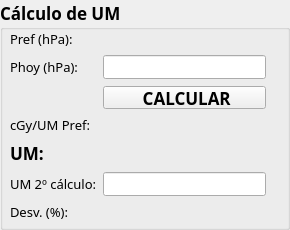
         <widget class="QGroupBox" name="groupBox_4">
          <property name="font">
           <font>
            <family>Lucida Sans</family>
            <pointsize>13</pointsize>
            <bold>true</bold>
           </font>
          </property>
          <property name="title">
           <string>Cálculo de UM</string>
          </property>
          <widget class="QWidget" name="formLayoutWidget_5">
           <property name="geometry">
            <rect>
             <x>10</x>
             <y>30</y>
             <width>271</width>
             <height>191</height>
            </rect>
           </property>
           <layout class="QFormLayout" name="formLayout_8">
            <property name="verticalSpacing">
             <number>7</number>
            </property>
            <property name="rightMargin">
             <number>15</number>
            </property>
            <item row="0" column="0">
             <widget class="QLabel" name="label_14">
              <property name="font">
               <font>
                <family>Lucida Sans</family>
                <pointsize>10</pointsize>
                <bold>false</bold>
               </font>
              </property>
              <property name="text">
               <string>Pref (hPa):</string>
              </property>
             </widget>
            </item>
            <item row="1" column="0">
             <widget class="QLabel" name="label_15">
              <property name="font">
               <font>
                <family>Lucida Sans</family>
                <pointsize>10</pointsize>
                <bold>false</bold>
               </font>
              </property>
              <property name="text">
               <string>Phoy (hPa):</string>
              </property>
             </widget>
            </item>
            <item row="3" column="0">
             <widget class="QLabel" name="label_16">
              <property name="font">
               <font>
                <family>Lucida Sans</family>
                <pointsize>10</pointsize>
                <bold>false</bold>
               </font>
              </property>
              <property name="text">
               <string>cGy/UM Pref:</string>
              </property>
             </widget>
            </item>
            <item row="4" column="0">
             <widget class="QLabel" name="label_17">
              <property name="text">
               <string>UM:</string>
              </property>
             </widget>
            </item>
            <item row="4" column="1">
             <widget class="QLabel" name="UM_label">
              <property name="text">
               <string/>
              </property>
              <property name="alignment">
               <set>Qt::AlignmentFlag::AlignCenter</set>
              </property>
             </widget>
            </item>
            <item row="5" column="0">
             <widget class="QLabel" name="label_19">
              <property name="font">
               <font>
                <family>Lucida Sans</family>
                <pointsize>10</pointsize>
                <bold>false</bold>
               </font>
              </property>
              <property name="text">
               <string>UM 2º cálculo:</string>
              </property>
             </widget>
            </item>
            <item row="0" column="1">
             <widget class="QLabel" name="label_pref">
              <property name="font">
               <font>
                <family>Lucida Sans</family>
                <pointsize>10</pointsize>
                <bold>false</bold>
               </font>
              </property>
              <property name="text">
               <string/>
              </property>
              <property name="alignment">
               <set>Qt::AlignmentFlag::AlignCenter</set>
              </property>
             </widget>
            </item>
            <item row="3" column="1">
             <widget class="QLabel" name="output_label">
              <property name="font">
               <font>
                <family>Lucida Sans</family>
                <pointsize>10</pointsize>
                <bold>false</bold>
               </font>
              </property>
              <property name="text">
               <string/>
              </property>
              <property name="alignment">
               <set>Qt::AlignmentFlag::AlignCenter</set>
              </property>
             </widget>
            </item>
            <item row="1" column="1">
             <widget class="QLineEdit" name="ptoday_edit">
              <property name="font">
               <font>
                <family>Lucida Sans</family>
                <pointsize>10</pointsize>
                <bold>false</bold>
               </font>
              </property>
              <property name="alignment">
               <set>Qt::AlignmentFlag::AlignCenter</set>
              </property>
             </widget>
            </item>
            <item row="5" column="1">
             <widget class="QLineEdit" name="SecondEdit">
              <property name="font">
               <font>
                <family>Lucida Sans</family>
                <pointsize>10</pointsize>
                <bold>false</bold>
               </font>
              </property>
              <property name="alignment">
               <set>Qt::AlignmentFlag::AlignCenter</set>
              </property>
             </widget>
            </item>
            <item row="2" column="0">
             <spacer name="horizontalSpacer">
              <property name="orientation">
               <enum>Qt::Orientation::Horizontal</enum>
              </property>
              <property name="sizeHint" stdset="0">
               <size>
                <width>40</width>
                <height>20</height>
               </size>
              </property>
             </spacer>
            </item>
            <item row="2" column="1">
             <widget class="QPushButton" name="calcular">
              <property name="text">
               <string> CALCULAR</string>
              </property>
              <property name="icon">
               <iconset resource="main.qrc">
                <normaloff>:/icons/res/calc-icon-blue.svg</normaloff>:/icons/res/calc-icon-blue.svg</iconset>
              </property>
             </widget>
            </item>
            <item row="6" column="0">
             <widget class="QLabel" name="label_30">
              <property name="font">
               <font>
                <family>Lucida Sans</family>
                <pointsize>10</pointsize>
                <bold>false</bold>
               </font>
              </property>
              <property name="text">
               <string>Desv. (%):</string>
              </property>
             </widget>
            </item>
            <item row="6" column="1">
             <widget class="QLabel" name="desv_label">
              <property name="font">
               <font>
                <family>Lucida Sans</family>
                <pointsize>10</pointsize>
                <bold>false</bold>
               </font>
              </property>
              <property name="text">
               <string/>
              </property>
              <property name="alignment">
               <set>Qt::AlignmentFlag::AlignCenter</set>
              </property>
             </widget>
            </item>
           </layout>
          </widget>
         </widget>
